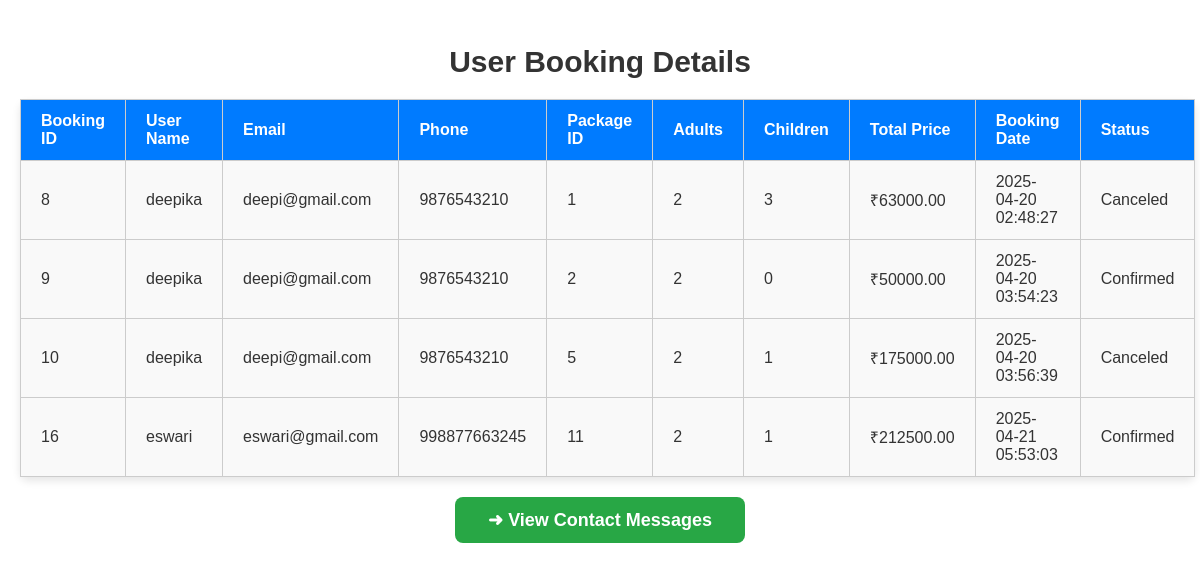
Page /admin_booking.php (signed in) on the committed database.
### tables this page shows
CREATE TABLE `booking` (
  `booking_id` int(11) NOT NULL,
  `user_id` int(11) NOT NULL,
  `package_id` int(11) NOT NULL,
  `num_adults` int(11) NOT NULL,
  `num_children` int(11) NOT NULL,
  `total_price` decimal(10,2) NOT NULL,
  `booking_date` timestamp NOT NULL DEFAULT current_timestamp(),
  `status` enum('Confirmed','Canceled') NOT NULL DEFAULT 'Confirmed'
);

CREATE TABLE `users` (
  `user_id` int(11) NOT NULL,
  `name` varchar(255) NOT NULL,
  `email` varchar(255) NOT NULL,
  `password` varchar(255) NOT NULL,
  `phone` varchar(20) NOT NULL,
  `address` text DEFAULT NULL
);

### admin_booking.php (the view, shortened to what this page needs)
<?php
include('../includes/db_connect.php');
?>
<!DOCTYPE html>
<html>
<head>
</head>
<body>
<h2>User Booking Details</h2>
<table>
    <tr>
        <th>Booking ID</th>
        <th>User Name</th>
        <th>Email</th>
        <th>Phone</th>
        <th>Package ID</th>
        <th>Adults</th>
        <th>Children</th>
        <th>Total Price</th>
        <th>Booking Date</th>
        <th>Status</th>
    </tr>
    <?php
    $query = "
        SELECT b.*, u.name, u.email, u.phone
        FROM booking b
        JOIN users u ON b.user_id = u.user_id
    ";
    $result = $conn->query($query);
    while ($row = $result->fetch_assoc()) {
        echo "<tr>
            <td>{$row['booking_id']}</td>
            <td>{$row['name']}</td>
            <td>{$row['email']}</td>
            <td>{$row['phone']}</td>
            <td>{$row['package_id']}</td>
            <td>{$row['num_adults']}</td>
            <td>{$row['num_children']}</td>
            <td>₹{$row['total_price']}</td>
            <td>{$row['booking_date']}</td>
            <td>{$row['status']}</td>
        </tr>";
    }
    ?>
</table>
</body>
</html>
<a href="contact_messages.php" class="arrow-btn">➜ View Contact Messages</a>

### admin_booking.php (style rules this page uses)
.arrow-btn { display: inline-block; background-color: #007bff; color: white; padding: 10px 16px; border-radius: 8px; text-decoration: none; font-weight: bold; font-size: 16px; transition: background-color 0.3s; }
body { font-family: Arial, sans-serif; padding: 20px; background-image: url('path/to/your/background-image.jpg'); background-size: cover; background-position: center; color: #333; margin: 0; height: 100vh; }
table { width: 100%; border-collapse: collapse; margin-top: 20px; background-color: rgba(255, 255, 255, 0.8); border-radius: 8px; box-shadow: 0 4px 8px rgba(0, 0, 0, 0.1); }
th, td { padding: 12px 20px; text-align: left; border: 1px solid #ccc; }
th { background-color: #007bff; color: white; font-size: 16px; }
td { background-color: #f9f9f9; }
h2 { text-align: center; color: #333; font-size: 30px; margin-bottom: 20px; }
.arrow-btn { display: inline-block; background-color: #28a745; color: white; padding: 12px 20px; border-radius: 8px; text-decoration: none; font-weight: bold; font-size: 18px; transition: background-color 0.3s ease; margin-top: 20px; text-align: center; display: block; width: 250px; margin-left: auto; margin-right: auto; }

### rows in the picture
booking: booking_id "8", user.name "deepika", user.email "deepi@gmail.com", user.phone "9876543210", package "1", num_adults "2", num_children "3", total_price "63000.00", booking_date "2025-04-20 02:48:27", status "Canceled"
booking: booking_id "9", user.name "deepika", user.email "deepi@gmail.com", user.phone "9876543210", package "2", num_adults "2", num_children "0", total_price "50000.00", booking_date "2025-04-20 03:54:23", status "Confirmed"
booking: booking_id "10", user.name "deepika", user.email "deepi@gmail.com", user.phone "9876543210", package "5", num_adults "2", num_children "1", total_price "175000.00", booking_date "2025-04-20 03:56:39", status "Canceled"
booking: booking_id "16", user.name "eswari", user.email "eswari@gmail.com", user.phone "998877663245", package "11", num_adults "2", num_children "1", total_price "212500.00", booking_date "2025-04-21 05:53:03", status "Confirmed"
